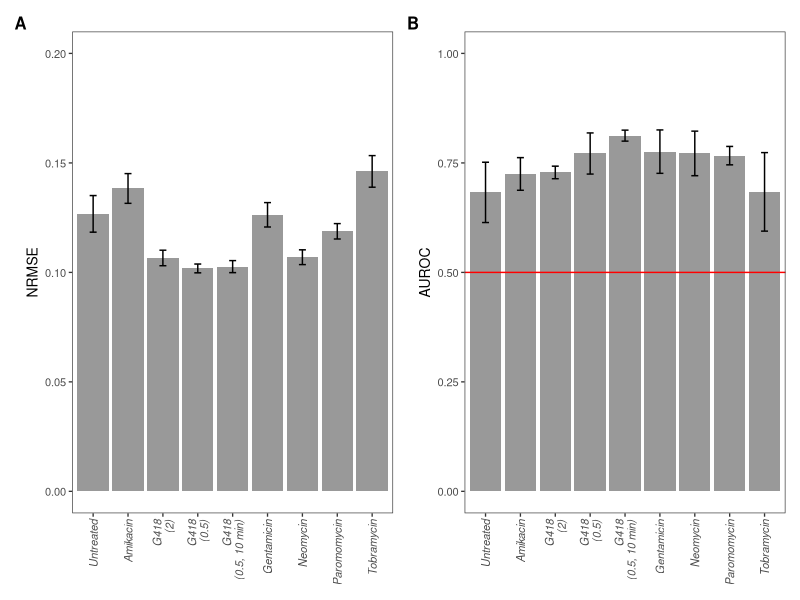

Write R code to recreate this figure.
# ----------------------------------------
# Figure S1
# ----------------------------------------

library(dplyr)
library(ggplot2)

# A
nrmse_meansd <- read.table("../Data/rf_reg_nrmse_meansd.txt", header = TRUE)
nrmse_meansd$Sample <- recode_factor(nrmse_meansd$Sample, Untr = "Untreated", Amik = "Amikacin", 
                                     G418_2000 = "G418\n(2)", G418_500 = "G418\n(0.5)", G418_500_10min = "G418\n(0.5, 10 min)", 
                                     Genta = "Gentamicin", Neo = "Neomycin", Parom = "Paromomycin", Tobra = "Tobramycin")

p_nrmse <- ggplot(nrmse_meansd, aes(x = Sample, y = nrmse_mean)) +
  geom_bar(stat = "identity", position = "dodge", fill = "#999999") +
  geom_errorbar(aes(x = Sample, ymin = nrmse_mean-nrmse_sd, ymax = nrmse_mean+nrmse_sd), width = 0.2, position = position_dodge(0.9)) +
  ylab("NRMSE") +
  coord_cartesian(ylim = c(0, 0.2)) +
  theme_bw(base_size = 10) +
  theme(panel.grid = element_blank(), axis.text.x = element_text(face = "italic", angle = 90, hjust = 1, vjust = 0.5), axis.title.x = element_blank())

# B
AUROC_meansd <- read.table("../Data/rf_class_AUROC_meansd.txt", header = TRUE)
AUROC_meansd$Sample <- recode_factor(AUROC_meansd$Sample, Untr = "Untreated", Amik = "Amikacin", 
                                     G418_2000 = "G418\n(2)", G418_500 = "G418\n(0.5)", G418_500_10min = "G418\n(0.5, 10 min)", 
                                     Genta = "Gentamicin", Neo = "Neomycin", Parom = "Paromomycin", Tobra = "Tobramycin")
p_auroc <- ggplot(data = AUROC_meansd, aes(x = Sample, y = AUROC_mean)) +
  geom_bar(stat = "identity", position = "dodge", fill = "#999999") +
  geom_errorbar(aes(ymin = AUROC_mean-AUROC_sd, ymax = AUROC_mean+AUROC_sd), width = 0.2, position = position_dodge(0.9)) +
  geom_hline(yintercept = 0.5, color = "red") +
  ylab("AUROC") + xlab("Sample") +
  coord_cartesian(ylim = c(0, 1)) +
  theme_bw(base_size = 10) +
  theme(panel.grid = element_blank(), axis.text.x = element_text(face = "italic", angle = 90, hjust = 1, vjust = 0.5), axis.title.x = element_blank())

# Combine panels
library(patchwork)
p <- (p_nrmse | p_auroc) + 
  plot_annotation(tag_levels = 'A') &
  theme(plot.tag = element_text(size = 12, face = "bold"), plot.tag.position = "topleft")

# Export plot
library(Cairo)
CairoFonts(
  regular = "Arial:style=Regular",
  bold = "Arial:style=Black",
  italic = "Arial:style=Italic",
  bolditalic = "Arial:style=Black Italic",
  symbol = "Symbol"
)
cairo_pdf(filename = "FigureS1.pdf", family = "Arial", width = 7, height = 3.5) 
p
dev.off()
